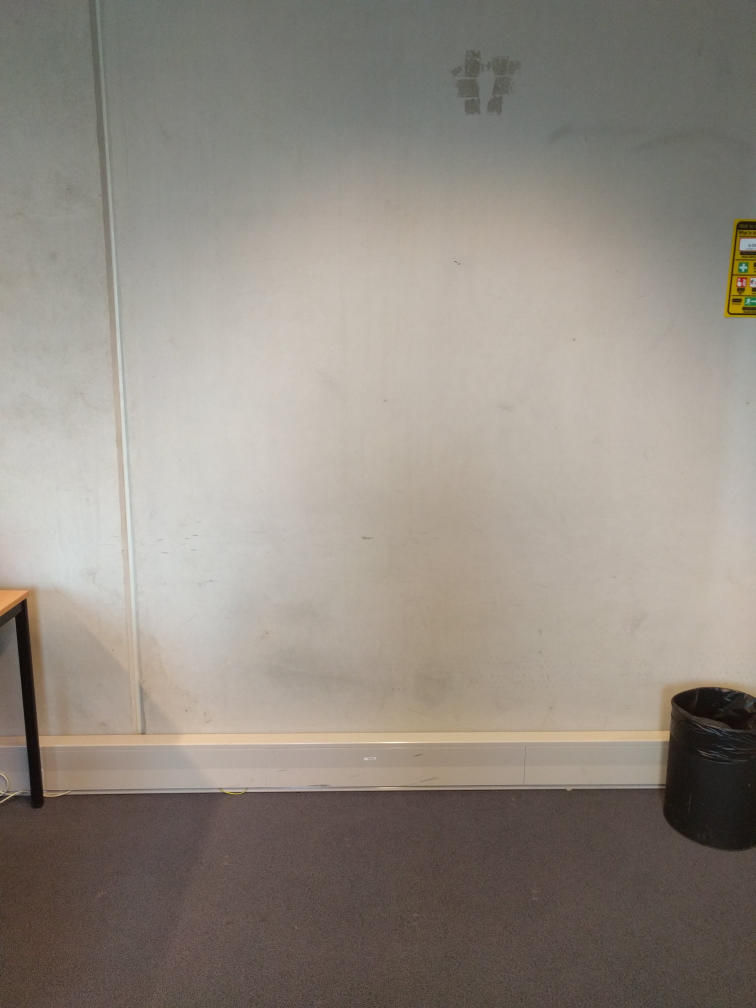
//> input picture images/bg1.jpg, 3024 x 4032 px (shown at 1/4 size)
$ ./main images/bg1.jpg images/bg2.jpg out.png 2 100 100 3   (built with g++ and OpenCV 4)
//> lines starting //> are read from the running program, lines starting //| are printed output that depends on the picture
#include <cstdio>
#include <cstdlib>
#include <opencv2/opencv.hpp>

// ERROR CODE(S)
const int NOT_VERTICAL = 100;
const int INVALID_SCALE = 101;

void logdebug(std::string msg) {
    std::cout << "[DEBUG] " << msg << std::endl;
}

void loginfo(std::string msg) {
    std::cout << "[INFO] " << msg << std::endl;
}

void logerror(std::string msg) {
    std::cerr << "[ERR] " << msg << std::endl;
}

cv::Mat getMask(int sourceCols, int sourceRows, std::string maskPath, double areaFactor) {
    // Load mask
    cv::Mat mask = cv::imread(maskPath, CV_8UC4);
    std::vector<cv::Mat> channels;
    cv::split(mask, channels);
    mask = channels[3];
    cv::threshold(mask, mask, 0, 255, CV_THRESH_BINARY);
    // Calculate max boundaries
    double maxWidth = static_cast<double>(sourceCols) * areaFactor;
    double maxHeight = static_cast<double>(sourceRows) * areaFactor;
    // Reference mask dimensions as doubles for later use
    double maskWidth = static_cast<double>(mask.cols);
    double maskHeight = static_cast<double>(mask.rows);
    // Determine scale factor for mask to fit in max boundaries
    double scale = std::fmin(maxWidth / maskWidth, maxHeight / maskHeight);
    // Calculate resulting width and height
    int width = static_cast<int>(std::floor(std::fmin(std::round(scale * static_cast<double>(mask.cols)), maxWidth)));
    int height = static_cast<int>(std::floor(std::fmin(std::round(scale * static_cast<double>(mask.rows)), maxHeight)));
    // Calculate offset position of mask to canvas
    int x = static_cast<int>(std::round(static_cast<double>(sourceCols - width) / 2.));
    int y = static_cast<int>(std::round(static_cast<double>(sourceRows - height) / 2.));
    // Resize mask
    cv::resize(mask, mask, cv::Size(width, height), 1, 1, CV_INTER_LINEAR);
    // Position mask
    {
        cv::Mat canvas(sourceRows, sourceCols, CV_8UC1, cv::Scalar(0));
        mask.copyTo(canvas.rowRange(y, y + height).colRange(x, x + width));
        mask = canvas;
    }
    // Produce dilated mask
    cv::Mat maskPRBG;
    cv::dilate(mask, maskPRBG, cv::Mat(), cv::Point(-1, -1), 20);
    // Produce eroded mask
    cv::Mat maskFG;
    cv::erode(mask, maskFG, cv::Mat(), cv::Point(-1, -1), 30);
    // Create canvas with GC_BGD
    cv::Mat canvas(sourceRows, sourceCols, CV_8UC1, cv::Scalar(cv::GC_BGD));
    // Write GC_PR_BGD to mask
    canvas.setTo(cv::GC_PR_BGD, maskPRBG == 255);
    // Write GC_PR_FGD to canvas
    canvas.setTo(cv::GC_PR_FGD, mask == 255);
    // Write GC_FGD to canvas
    canvas.setTo(cv::GC_FGD, maskFG == 255);
    // Return canvas
    return canvas;
}

cv::Mat extractSilhouette(cv::Mat img, std::string maskPath, double maskAreaFactor, double scale, int resolution) {
    // Validate scale
    if (scale <= 0 || scale > 1) {
        throw INVALID_SCALE;
    }

    // Resize images for processing
    logdebug("Resizing input image");
    float resizeFactor = 1024.f / std::max(img.rows, img.cols);
    cv::resize(img, img, cv::Size(), resizeFactor, resizeFactor, cv::INTER_CUBIC);
    loginfo("Resized input image");

    // Extract foreground
    {
        logdebug("Extracting foreground");
        // Obtain mask
        cv::Mat mask = getMask(img.cols, img.rows, maskPath, maskAreaFactor);
        // Execute grabcut
        cv::Mat bgModel, fgModel;
        cv::Rect rect(0, 0, mask.cols, mask.rows);
        cv::grabCut(img, mask, rect, bgModel, fgModel, 10, cv::GC_INIT_WITH_MASK);
        // Transform mask to silhouette on img
        img = cv::Mat(mask.rows, mask.cols, CV_8UC1, cv::Scalar(0));
        img.setTo(255, mask == cv::GC_PR_FGD);
        img.setTo(255, mask == cv::GC_FGD);
        loginfo("Extracted foreground");
    }

    logdebug("Eroding & Dilating image");
    cv::erode(img, img, cv::Mat());
    cv::dilate(img, img, cv::Mat());
    loginfo("Eroded & Dilated image");

    // Trim image
    {
        logdebug("Trimming image");
        cv::Mat boundingPoints;
        findNonZero(img, boundingPoints);
        img = cv::Mat(img, boundingRect(boundingPoints));
        if (img.cols == 0 && img.rows == 0) {
            img = cv::Mat(1, 1, img.type(), cv::Scalar(0, 0, 0));
        }
        loginfo("Trimmed image");
    }

    if (img.cols > img.rows) {
        logerror("Silhouette not vertical");
        throw NOT_VERTICAL;
    }

    // Invert matte
    logdebug("Inverting image");
    cv::bitwise_not(img, img);
    loginfo("Inverted image");

    // Draw matte to canvas at its relative scale
    {
        logdebug("Drawing silhouette at scale");
        int oRes = static_cast<int>(std::round(1. / scale * static_cast<double>(img.rows)));
        cv::Mat canvas(oRes, oRes, img.type(), cv::Scalar(255, 255, 255));
        int x = (oRes - img.cols) / 2;
        int y = oRes - img.rows;
        img.copyTo(canvas.colRange(x, x + img.cols).rowRange(y, y + img.rows));
        img = canvas;
        loginfo("Drawn silhouette at scale");
    }

    // Resize canvas to resolution
    logdebug("Resizing canvas to required resolution");
    cv::resize(img, img, cv::Size(resolution, resolution), 1, 1, CV_INTER_LINEAR);
    loginfo("Resized canvas to required resolution");

    return img;
}

int main(int argc, char **argv) {
    // Read image
    cv::Mat img = cv::imread(argv[1]);
//> img is the input picture: 4032 rows x 3024 cols, CV_8UC3; mean B, G, R 129.3, 138.3, 145.6

    // Parse input values
    std::string maskPath = argv[2];
//> maskPath = "images/bg2.jpg"
    double maskAreaFactor = atof(argv[4]);
//> maskAreaFactor = 2
    int height = atoi(argv[5]);
//> height = 100
    int maxHeight = atoi(argv[6]);
//> maxHeight = 100
    int resolution = atoi(argv[7]);
//> resolution = 3
    double scale = static_cast<double>(height) / static_cast<double>(maxHeight);
//> scale = 1

    // Extract silhouette
    cv::Mat silhouette;
    try {
        silhouette = extractSilhouette(img, maskPath, maskAreaFactor, scale, resolution);
//> in extractSilhouette, `cv::resize(img, img, cv::Size(), resizeFactor, resizeFactor, cv::INTER..`:
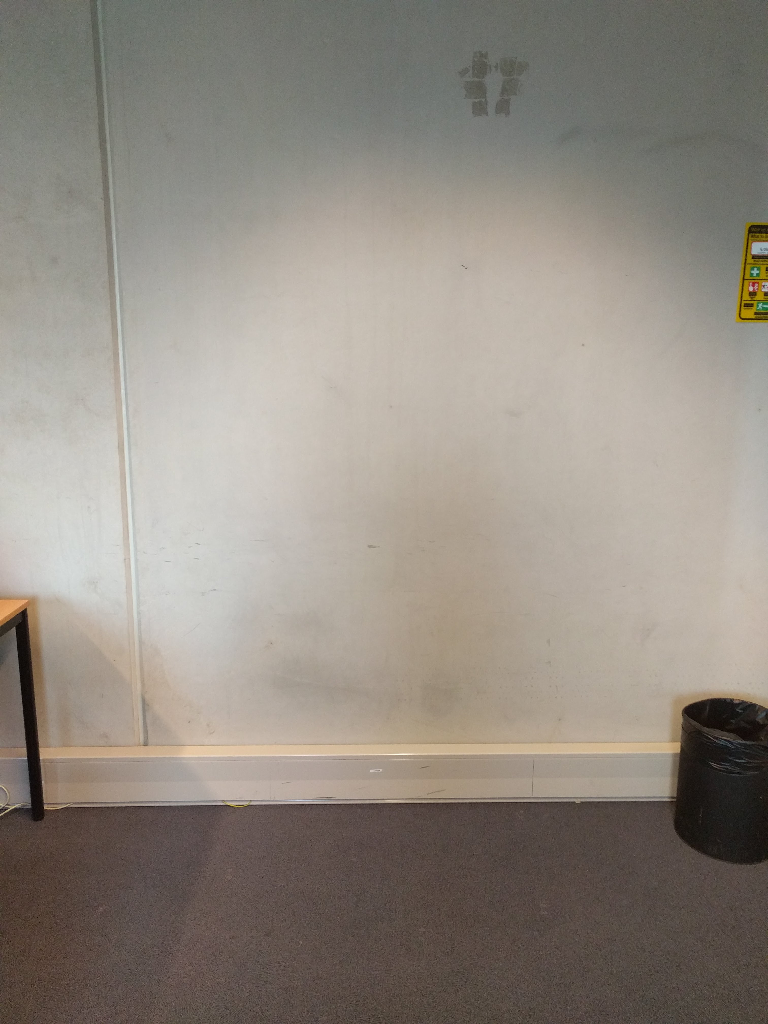
//> img: 1024 rows x 768 cols, CV_8UC3; mean B, G, R 129.4, 138.4, 145.7
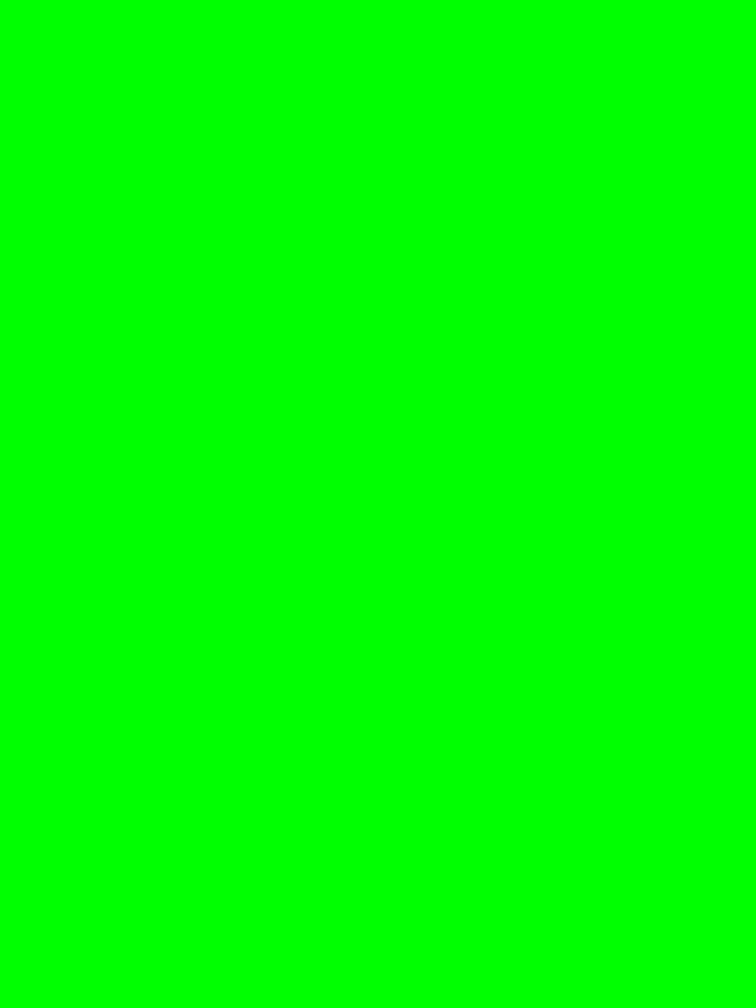
//> input picture images/bg2.jpg, 1512 x 2016 px (shown at 1/2 size)
//> in getMask, mask is the input picture: 2016 rows x 1512 cols, CV_8UC3; mean B, G, R 1, 255, 0
//> in getMask, `cv::split(mask, channels);`: channels[0]: 2016 rows x 1512 cols, CV_8UC1; every value is 1
//> in getMask, `cv::split(mask, channels);`: channels[1]: 2016 rows x 1512 cols, CV_8UC1; every value is 255
//> in getMask, `cv::split(mask, channels);`: channels[2]: 2016 rows x 1512 cols, CV_8UC1; every value is 0
//> (the run ends here: the program crashes, at `mask = channels[3];`)
